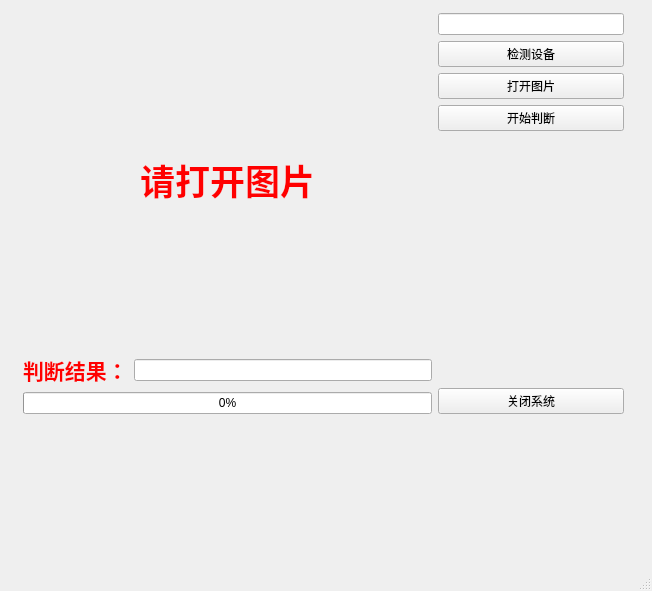
<?xml version="1.0" encoding="UTF-8"?>
<ui version="4.0">
 <class>MainWindow</class>
 <widget class="QMainWindow" name="MainWindow">
  <property name="geometry">
   <rect>
    <x>0</x>
    <y>0</y>
    <width>652</width>
    <height>591</height>
   </rect>
  </property>
  <property name="windowTitle">
   <string>MainWindow</string>
  </property>
  <widget class="QWidget" name="centralwidget">
   <widget class="QWidget" name="layoutWidget">
    <property name="geometry">
     <rect>
      <x>23</x>
      <y>13</y>
      <width>601</width>
      <height>401</height>
     </rect>
    </property>
    <layout class="QGridLayout" name="gridLayout">
     <item row="0" column="1">
      <layout class="QVBoxLayout" name="verticalLayout_2">
       <item>
        <widget class="QLineEdit" name="Detectline"/>
       </item>
       <item>
        <widget class="QPushButton" name="DetectButton">
         <property name="text">
          <string>检测设备</string>
         </property>
        </widget>
       </item>
       <item>
        <widget class="QPushButton" name="openButton">
         <property name="text">
          <string>打开图片</string>
         </property>
        </widget>
       </item>
       <item>
        <widget class="QPushButton" name="startButton">
         <property name="text">
          <string>开始判断</string>
         </property>
        </widget>
       </item>
       <item>
        <spacer name="verticalSpacer">
         <property name="orientation">
          <enum>Qt::Vertical</enum>
         </property>
         <property name="sizeHint" stdset="0">
          <size>
           <width>20</width>
           <height>40</height>
          </size>
         </property>
        </spacer>
       </item>
       <item>
        <widget class="QPushButton" name="closeSystem">
         <property name="text">
          <string>关闭系统</string>
         </property>
        </widget>
       </item>
      </layout>
     </item>
     <item row="0" column="0">
      <layout class="QVBoxLayout" name="verticalLayout">
       <item>
        <widget class="QLabel" name="Pic">
         <property name="minimumSize">
          <size>
           <width>409</width>
           <height>0</height>
          </size>
         </property>
         <property name="text">
          <string>&lt;html&gt;&lt;head/&gt;&lt;body&gt;&lt;p align=&quot;center&quot;&gt;&lt;span style=&quot; font-size:26pt; font-weight:600; color:#ff0000;&quot;&gt;请打开图片&lt;/span&gt;&lt;/p&gt;&lt;/body&gt;&lt;/html&gt;</string>
         </property>
        </widget>
       </item>
       <item>
        <layout class="QHBoxLayout" name="horizontalLayout">
         <item>
          <widget class="QLabel" name="Resultlabel">
           <property name="text">
            <string>&lt;html&gt;&lt;head/&gt;&lt;body&gt;&lt;p&gt;&lt;span style=&quot; font-size:16pt; font-weight:600; color:#ff0000;&quot;&gt;判断结果：&lt;/span&gt;&lt;/p&gt;&lt;/body&gt;&lt;/html&gt;</string>
           </property>
          </widget>
         </item>
         <item>
          <widget class="QLineEdit" name="result"/>
         </item>
        </layout>
       </item>
       <item>
        <widget class="QProgressBar" name="progressBar">
         <property name="value">
          <number>0</number>
         </property>
        </widget>
       </item>
      </layout>
     </item>
    </layout>
   </widget>
  </widget>
  <widget class="QMenuBar" name="menubar">
   <property name="geometry">
    <rect>
     <x>0</x>
     <y>0</y>
     <width>652</width>
     <height>23</height>
    </rect>
   </property>
  </widget>
  <widget class="QStatusBar" name="statusbar"/>
 </widget>
 <resources/>
 <connections/>
</ui>
